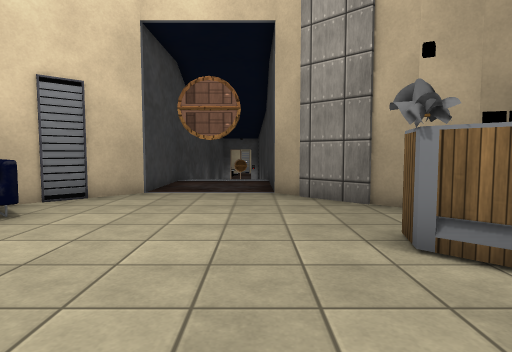
View 1 (above)

16 first-person views from a walk through a Unity game level. The camera is 1.2 m above the floor, tilts 4° down and sees 75° across. The floor is counted in squares, 1 m on a side. Each view is taken from the middle of a square. On the plan, view 1 faces up. The plan holds only what a view shows up to about 14 squares ahead; the rest is blank. The place goes on beyond the plan. The player character is not drawn. Door leaves are left out, so doorways stand open. Some surface patterns are stand-ins.

View 2
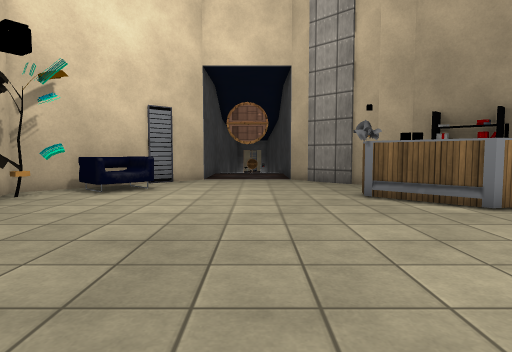

View 3
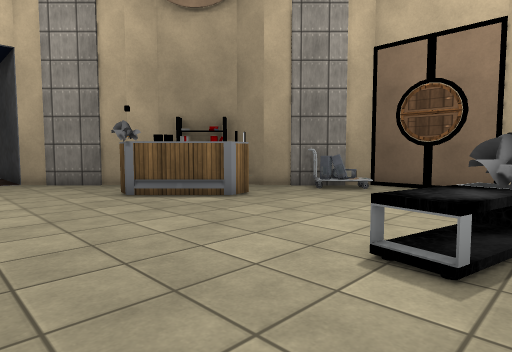

View 4
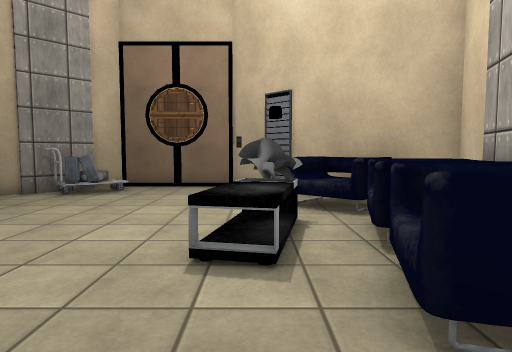

View 5
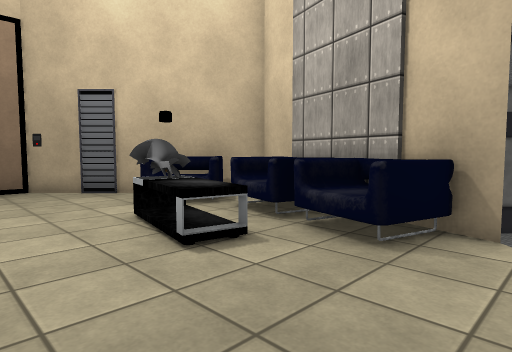

View 6
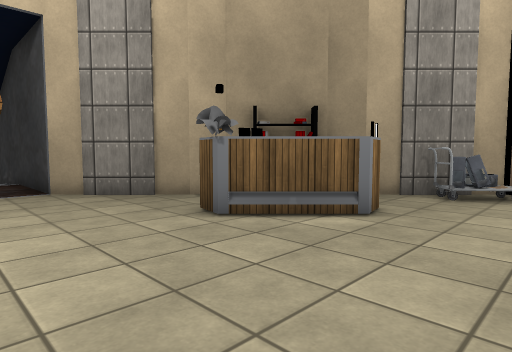

View 7
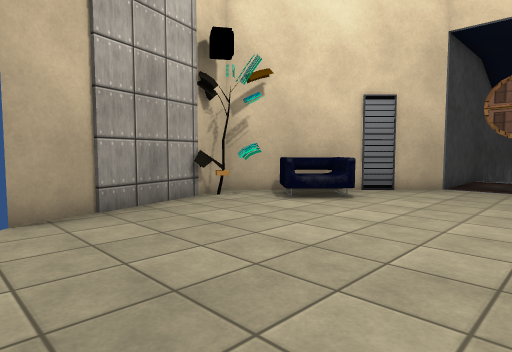

View 8
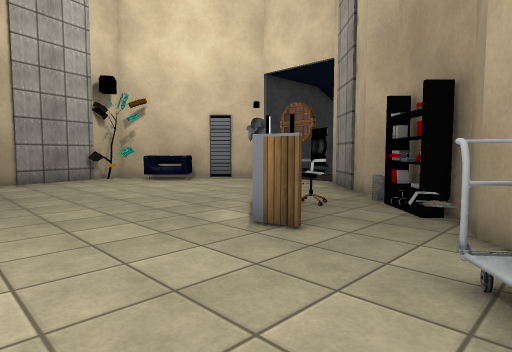

View 9
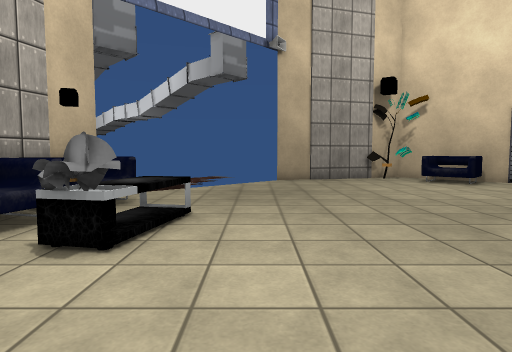

View 10
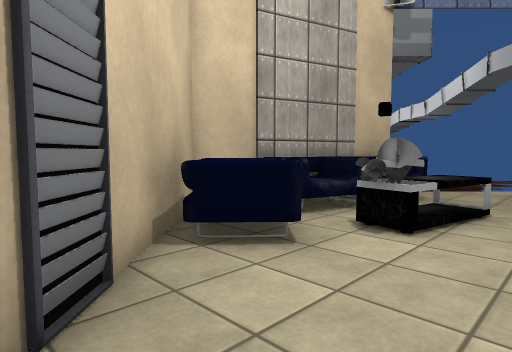

View 11
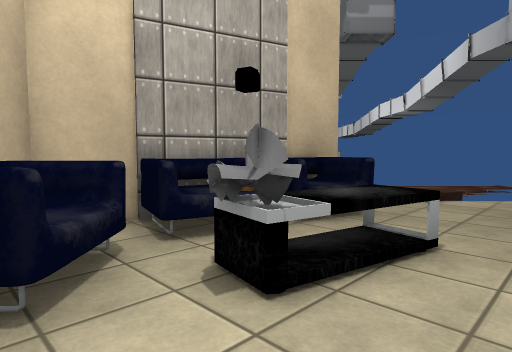

View 12
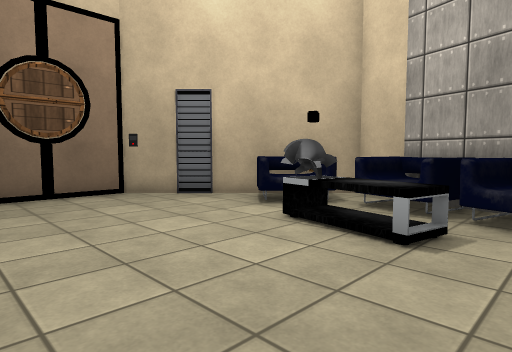

View 13
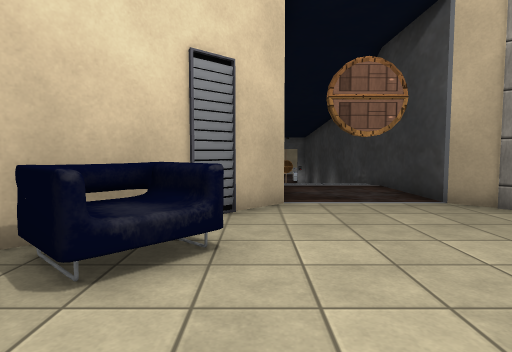

View 14
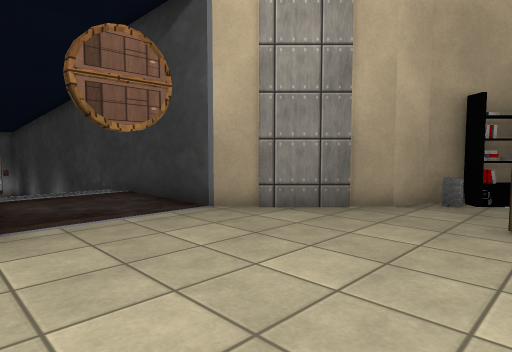

View 15
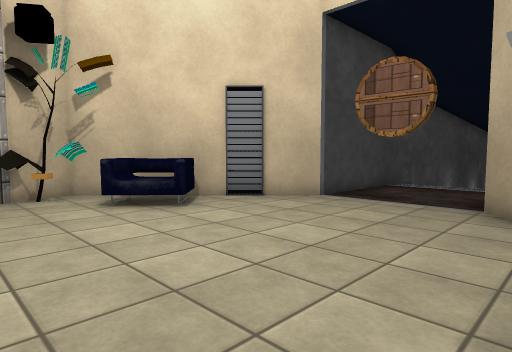

View 16
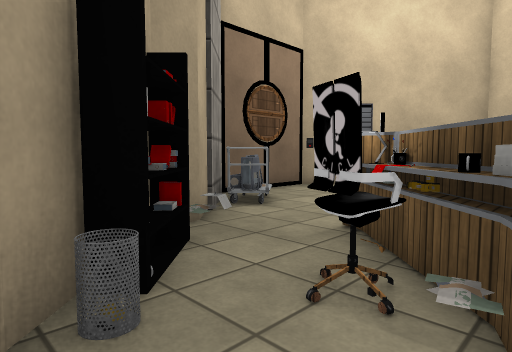

### Floor plan
Points are (right, up) in squares from view 1. A wall is a line through its corners. A room is listed if a view was taken in it or the views show most of it. See-through windows are left out.
Room 1 (views 1, 2, 3, 4, 5, 6, 7, 8, 9, 10, 11, 12, 13, 14, 15, 16)
walls: (8, 2.5) (6.9, 3.5) (6.6, 4.6) (4.4, 6.7) (3.4, 7.1) (0.6, 9.9); (-1.3, -6.4) (1.6, -7.2); (2.4, -7.4) (4.8, -8.1) (9.7, -3.2) (9.7, 0.7) (8.4, 2); (-0.9, 9.9) (-1.9, 9.9); (-3.3, 9.9) (-8.3, 4.9) (-6.5, -1.2)
ways out: opening at (-0.5, 10); open door at (-2.5, 10)
objects: plant (-7, 4) to (-7, 5); other object (-6, 5) to (-5, 7); vent (-5, 8); other object (0, -7) to (1, -5); other object (2, -7) to (3, -6); table (2, -5) to (3, -4); other object (2, 4); desk (2, 5); other object (3, 2); desk (3, 2) to (5, 3); other object (3, 4); chair (3, 5) to (4, 5); other object (4, -7) to (6, -5); other object (4, -5) to (4, -4); other object (4, 6); other object (5, 5) to (6, 5); other object (5, 6); other object (7, 2) to (8, 2); vent (8, -5); other object (8, 1); other object (9, 1)

Positions as (right, up) in squares from view 1, and headings:
1: (0, 0), facing up
2: (-1, -5), facing up
3: (-2, -5), facing up-right
4: (-2, -4), facing right
5: (-2, -1), facing down-right
6: (-2, -1), facing up-right
7: (0, -2), facing up-left
8: (8, -2), facing up-left
9: (8, -2), facing left
10: (9, -2), facing down-left
11: (6, -2), facing down-left
12: (0, 1), facing down-right
13: (-4, 2), facing up
14: (-4, 4), facing up-right
15: (2, 2), facing up-left
16: (2, 7), facing down-right
